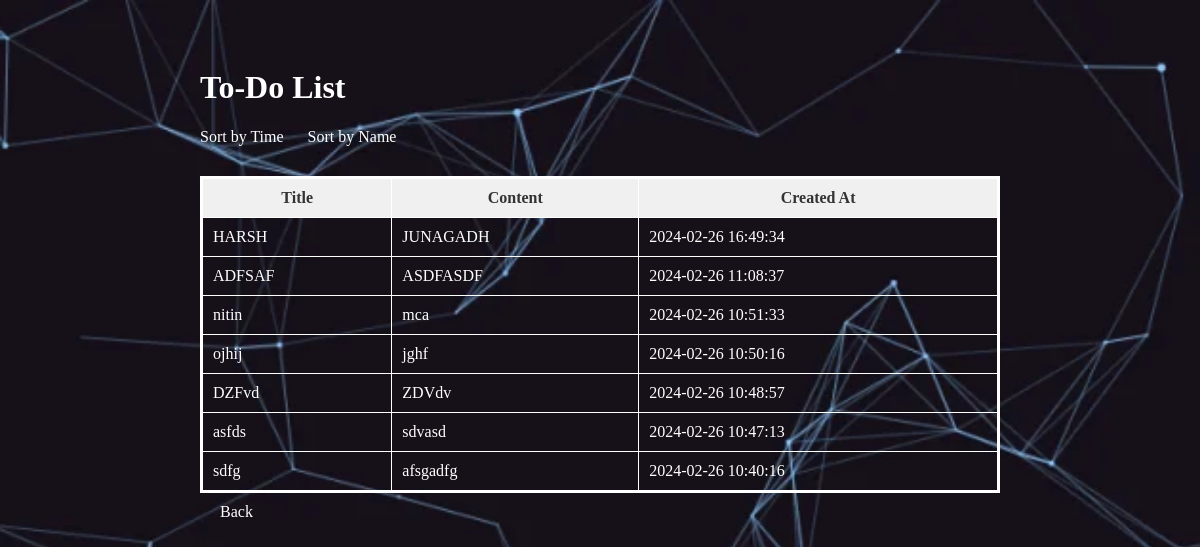
Page /list.php on the committed database.
### tables this page shows
CREATE TABLE `todo_items` (
  `id` int(11) NOT NULL,
  `title` varchar(255) NOT NULL,
  `content` text NOT NULL,
  `created_at` timestamp NOT NULL DEFAULT current_timestamp()
);

### list.php (the view, shortened to what this page needs)
<!DOCTYPE html>
<html lang="en">
<head>
  <link rel="stylesheet" href="styles.css">
</head>
<body>
  <div class="container">
    <h1>To-Do List</h1>
    <div class="sorting-options">
      <a href="list.php?sort=time">Sort by Time</a>
      <a href="list.php?sort=name">Sort by Name</a>
    </div>
    <table class="todo-table">
      <thead>
        <tr>
          <th>Title</th>
          <th>Content</th>
          <th>Created At</th>
        </tr>
      </thead>
      <tbody>
        <?php
        $conn = new mysqli("localhost", "root", "", "todo_app");
        $orderBy = isset($_GET['sort']) && ($_GET['sort'] == 'name') ? 'title' : 'created_at';
        $sql = "SELECT id, title, content, created_at FROM todo_items ORDER BY $orderBy DESC";
        $result = $conn->query($sql);
        if ($result->num_rows > 0) {
          while ($row = $result->fetch_assoc()) {
            echo "<tr>";
            echo "<td>{$row['title']}</td>";
            echo "<td>{$row['content']}</td>";
            echo "<td>{$row['created_at']}</td>";
            echo "</tr>";
          }
        } else {
          echo "<tr><td colspan='4'>No to-do items found.</td></tr>";
        }
        ?>
      </tbody>
    </table>
    <a href="index.php" class="back-button">Back</a>
  </div>
</body>
</html>

### styles.css (style rules this page uses)
body { padding: 20px; color: white; background: #ffffff url('/om_project/om.webp') center center/cover; background-repeat: no-repeat; background-attachment: fixed; }
.back-button { display: inline-block; padding: 10px 20px; color: white; text-decoration: none; border-radius: 10px; transition: background-color 0.3s ease; }
.container { max-width: 800px; margin: 0 auto; padding: 20px; }
.sorting-options { margin-top: 20px; }
.sorting-options a { display: inline-block; margin-right: 20px; color: white; text-decoration: none; transition: background-color 0.3s; }
.sorting-options a:last-child { margin-right: 0; }
.todo-table { margin-top: 30px; border: #ffffff solid 3px; border-radius: 5px; border-collapse: collapse; width: 100%; }
.todo-table th, .todo-table td { padding: 10px; border: #ffffff solid 1px; }
.todo-table th { background-color: #f0f0f0; color: #333; }

### rows in the picture
todo_items: title "HARSH", content "JUNAGADH", created_at "2024-02-26 16:49:34"
todo_items: title "ADFSAF", content "ASDFASDF", created_at "2024-02-26 11:08:37"
todo_items: title "nitin", content "mca", created_at "2024-02-26 10:51:33"
todo_items: title "ojhij", content "jghf", created_at "2024-02-26 10:50:16"
todo_items: title "DZFvd", content "ZDVdv", created_at "2024-02-26 10:48:57"
todo_items: title "asfds", content "sdvasd", created_at "2024-02-26 10:47:13"
todo_items: title "sdfg", content "afsgadfg", created_at "2024-02-26 10:40:16"
